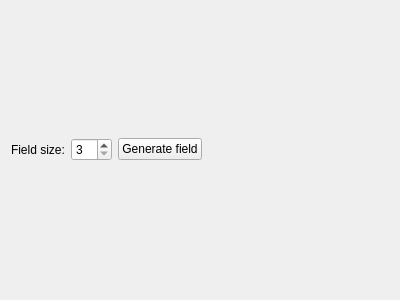
<?xml version="1.0" encoding="UTF-8"?>
<ui version="4.0">
 <class>CrossesAndZeros</class>
 <widget class="QWidget" name="CrossesAndZeros">
  <property name="geometry">
   <rect>
    <x>0</x>
    <y>0</y>
    <width>400</width>
    <height>300</height>
   </rect>
  </property>
  <property name="windowTitle">
   <string>Tic-tac-toe</string>
  </property>
  <layout class="QVBoxLayout" name="verticalLayout">
   <item>
    <layout class="QHBoxLayout" name="horizontalLayout">
     <item>
      <widget class="QLabel" name="label">
       <property name="text">
        <string>Field size:</string>
       </property>
      </widget>
     </item>
     <item>
      <widget class="QSpinBox" name="spinBox">
       <property name="readOnly">
        <bool>false</bool>
       </property>
       <property name="minimum">
        <number>3</number>
       </property>
       <property name="value">
        <number>3</number>
       </property>
      </widget>
     </item>
     <item>
      <widget class="QPushButton" name="genButton">
       <property name="text">
        <string>Generate field</string>
       </property>
      </widget>
     </item>
     <item>
      <spacer name="horizontalSpacer">
       <property name="orientation">
        <enum>Qt::Horizontal</enum>
       </property>
       <property name="sizeHint" stdset="0">
        <size>
         <width>40</width>
         <height>20</height>
        </size>
       </property>
      </spacer>
     </item>
    </layout>
   </item>
   <item>
    <layout class="QGridLayout" name="gridLayout"/>
   </item>
  </layout>
 </widget>
 <resources/>
 <connections/>
</ui>
